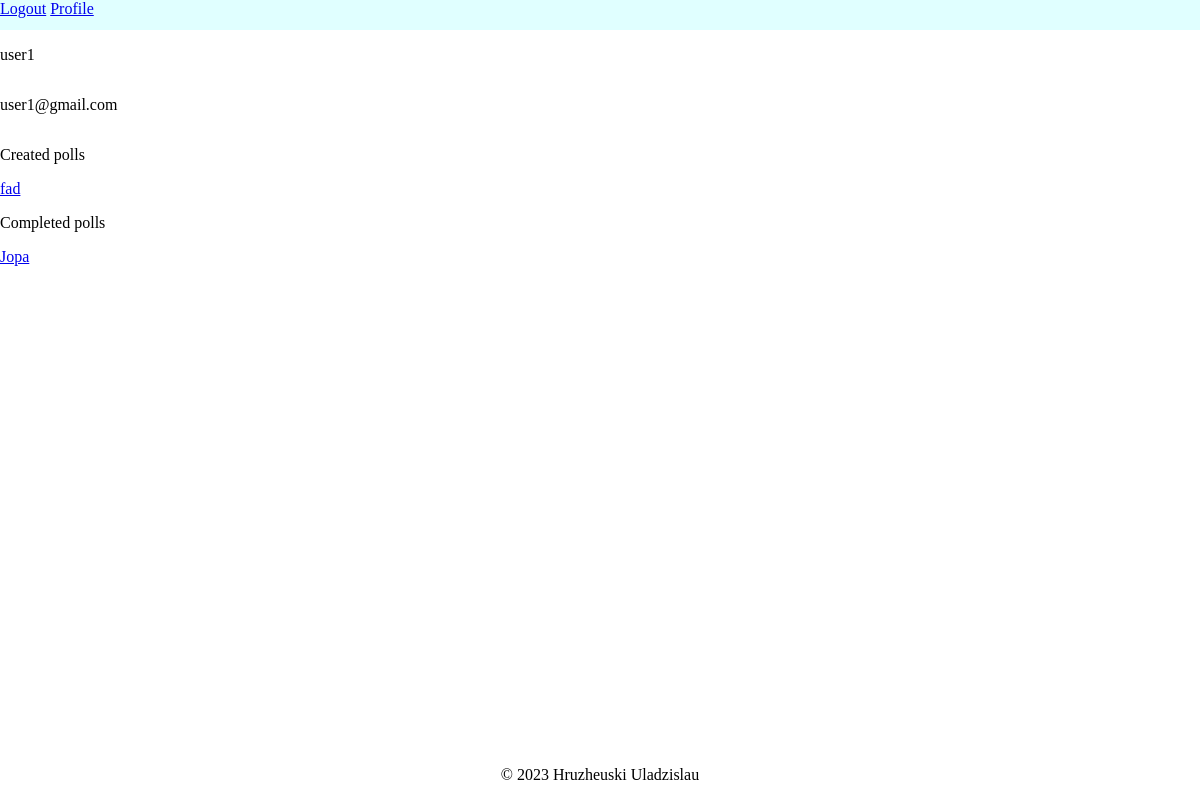
/profile/ (signed in), run on an earlier commit of the app's database.
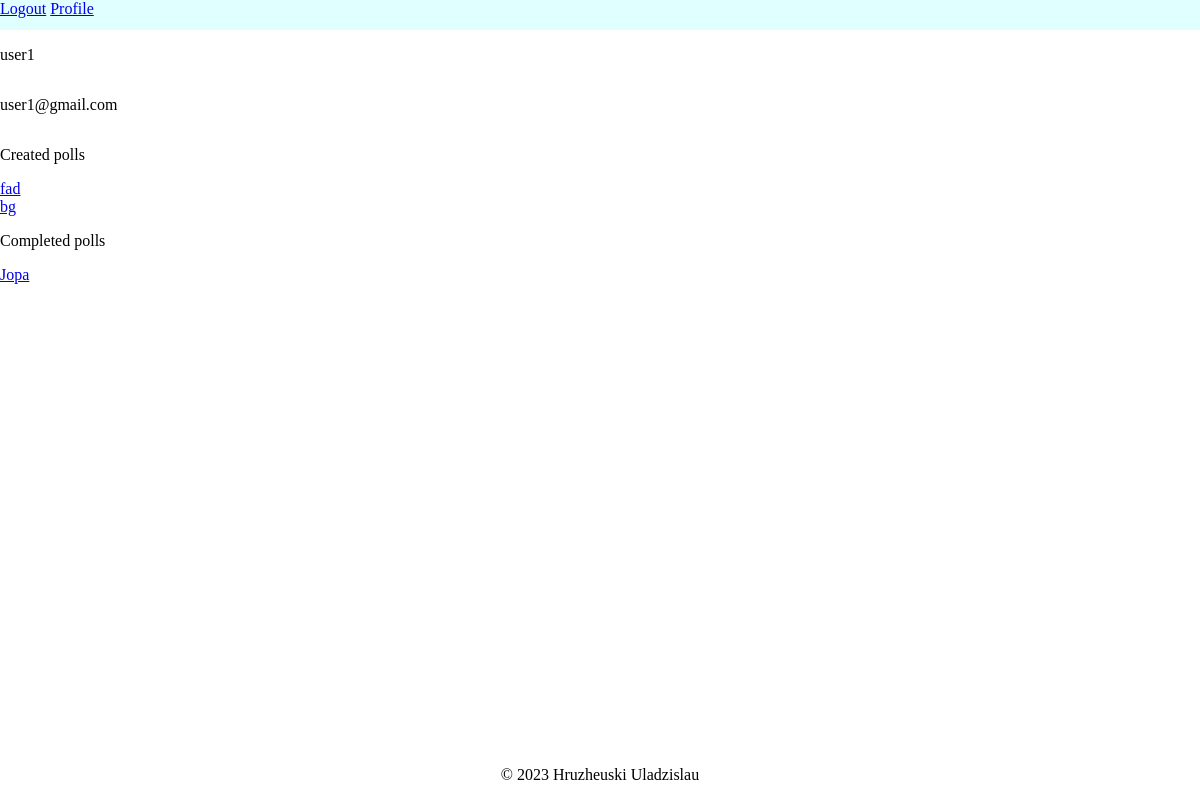
And on a later commit of the database.
### polls/models.py (models this page shows)
class Poll(models.Model):
    title = models.CharField(max_length=200)
    description = models.TextField()
    creator = models.ForeignKey(User, on_delete=models.CASCADE)
    pub_date = models.DateTimeField(auto_now_add=True)
    can_revote = models.BooleanField()
    def get_absolute_url(self):
        return reverse('edit', kwargs={'poll_id': self.id})
    def __str__(self):
        return self.title

### users/views.py (the view)
# urls.py: path('profile/', login_required(Profile.as_view()), name='profile'),
@method_decorator(login_required, name="dispatch")
class Profile(TemplateView):
    template_name = "users/profile.html"
    model = Poll
    def get_context_data(self, *, object_list=None, **kwargs):
        context = super().get_context_data(**kwargs)
        user_polls = self.request.user.poll_set.all()
        completed_polls = Poll.objects.filter(
            question__choice__vote__voter=self.request.user,
            question__choice__vote__poll_finished=True
        ).distinct().exclude(id__in=user_polls)
        context.update({
            'user_polls': user_polls,
            'completed_polls': completed_polls
        })
        return context

### users/templates/users/profile.html
{% extends "polls/base.html" %}
{% block content %}
    <p> {{ user.username }}</p>
    <p> {{ user.email }}</p>
    <p>Created polls</p>
    {% for poll in user_polls %}
        <a href="{{ poll.get_absolute_url }}">{{ poll }}</a>
    {% endfor %}
    <p>Completed polls</p>
    {% for poll in completed_polls %}
        <a href="{{ poll.get_absolute_url }}">{{ poll }}</a>
    {% endfor %}
{% endblock content %}

What changed in the data, as far as the page shows it:
added Poll: title "bg"
